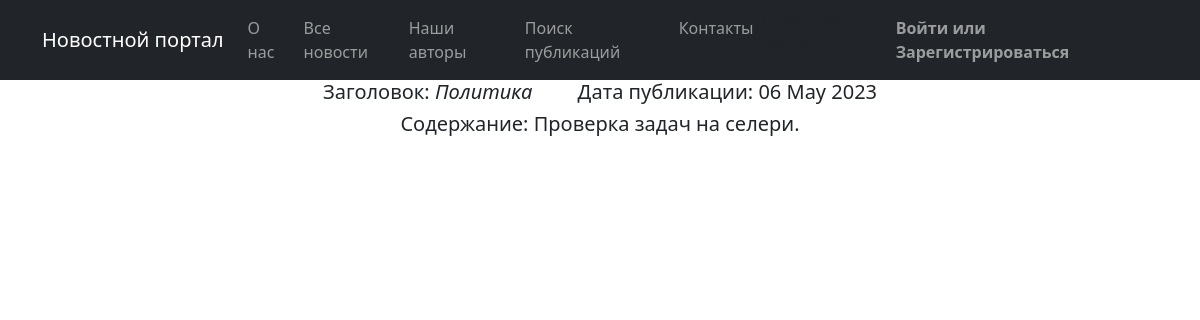
The page /news/39/ on the database as committed earlier.
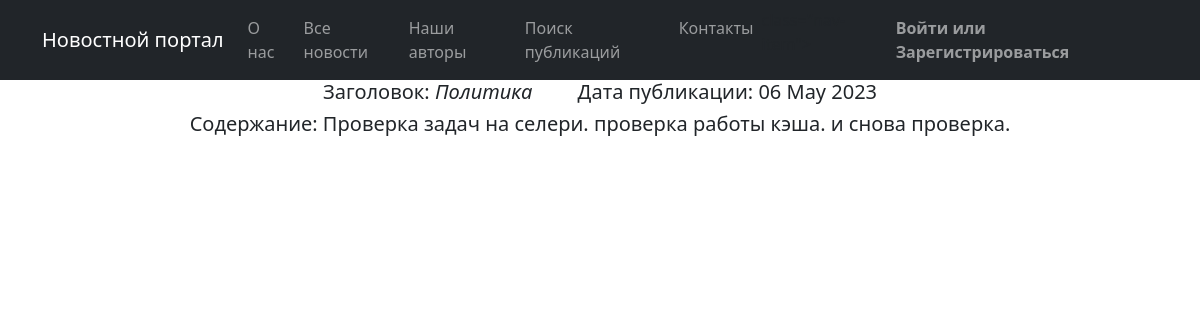
The same page on the database as committed later.
### news/models.py (models this page shows, shortened)
class Post(models.Model):
    author = models.ForeignKey(Author, on_delete=models.CASCADE)
    NEWS = 'NW'
    ARTICLE = 'AR'
    CATEGORY_CHOICES = (
        (NEWS, 'Новость'),
        (ARTICLE, 'Статья')
    )
    categoryType = models.CharField(max_length=2, choices=CATEGORY_CHOICES, default=ARTICLE)
    dateCreation = models.DateTimeField(auto_now_add=True)
    postCategory = models.ManyToManyField(Category, through='PostCategory')
    title = models.CharField(max_length=128)
    text = models.TextField()
    rating = models.SmallIntegerField(default=0)

### news/views.py (the view)
# urls.py: path('<int:pk>/', News.as_view(), name='news_detail'),
class News(DetailView):
    model = Post
    template_name = 'news_id.html'
    context_object_name = 'News_id'
    def get_object(self, *args, **kwargs):  # переопределяем метод получения объекта, как ни странно
        obj = cache.get(f'news_id-{self.kwargs["pk"]}',
                        None)  # кэш очень похож на словарь, и метод get действует так же.
        if not obj:
            obj = super().get_object(queryset=self.queryset)
            cache.set(f'news_id-{self.kwargs["pk"]}', obj)
        return obj

### news/templatetags/custom_filters.py (called while the page is built)
@register.filter()
def censor(text):
    check_text = text.lower().split(' ')
    for i in range(len(check_text)):
        if check_text[i] in BANNED_WORDS:
            check_text[i] = ''.join('*' * len(check_text[i]))
    text = ' '.join(check_text).capitalize()
    return f'{text}'

### templates/news_id.html (shortened to what this page needs)
{% extends 'flatpages/default.html' %}
{% load custom_filters %}
{% block content %}
{% load cache %}
        {% cache 60 news %}
            {% block news %}
                {% if News_id %}
                    <h5>
                        Заголовок: <i>{{ News_id.title|truncatewords:2|censor }}</i>&emsp;&emsp;
                        Дата публикации: {{ News_id.dateCreation|date:'d M Y' }}
                    </h5>
                    <h5>Содержание: {{ News_id.text|censor }}</h5>
                {% else %}
                    <h2>Новость не найдена!</h2>
                {% endif %}
            {% endblock news %}
        {% endcache %}
{% endblock content %}

Rows that differ between the two databases and show on the page:
changed Post "Политика": text|censor "Проверка задач на селери." → "Проверка задач на селери. проверка работы кэша. и снова проверка."
